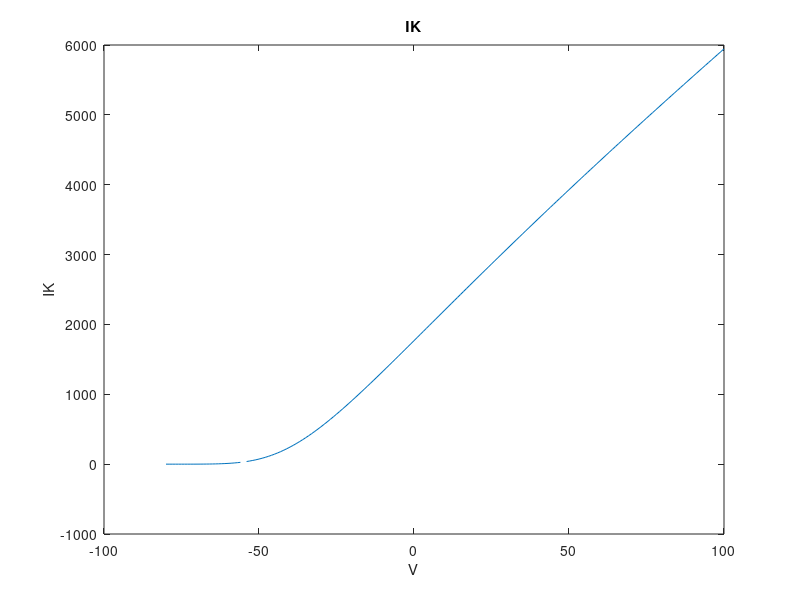
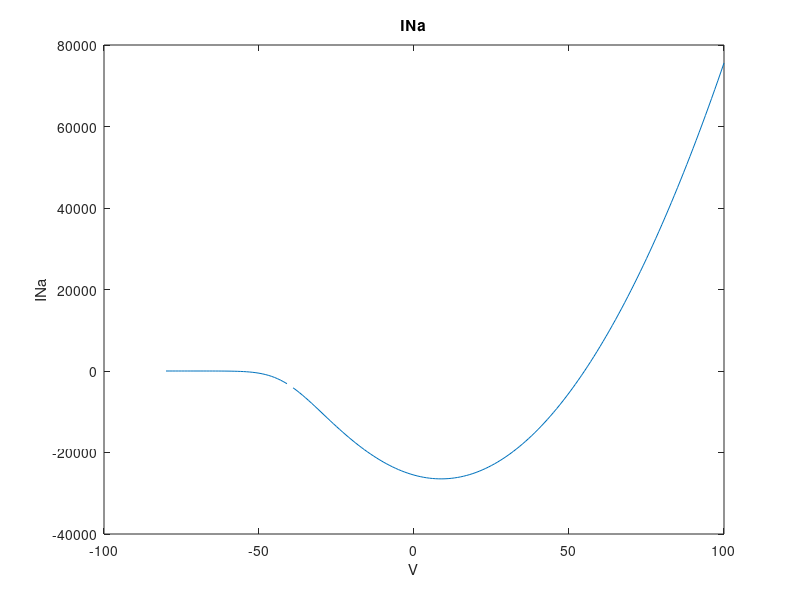
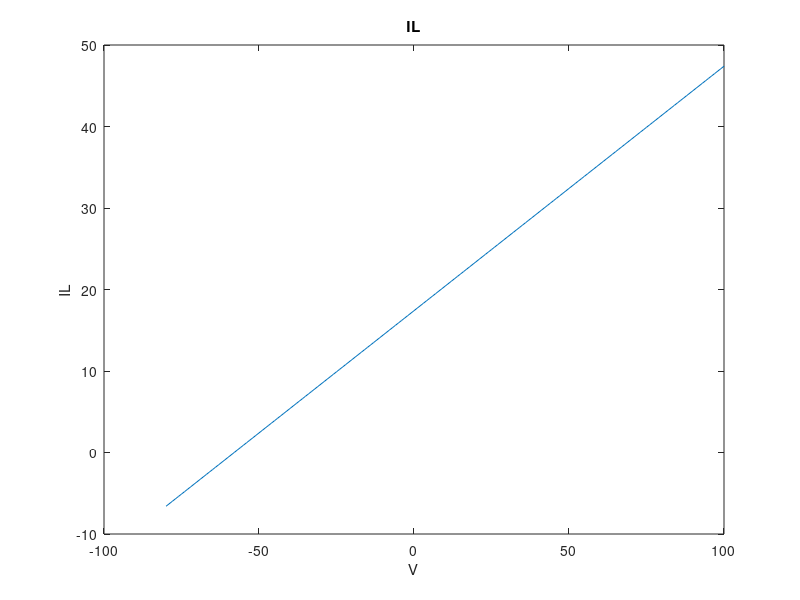
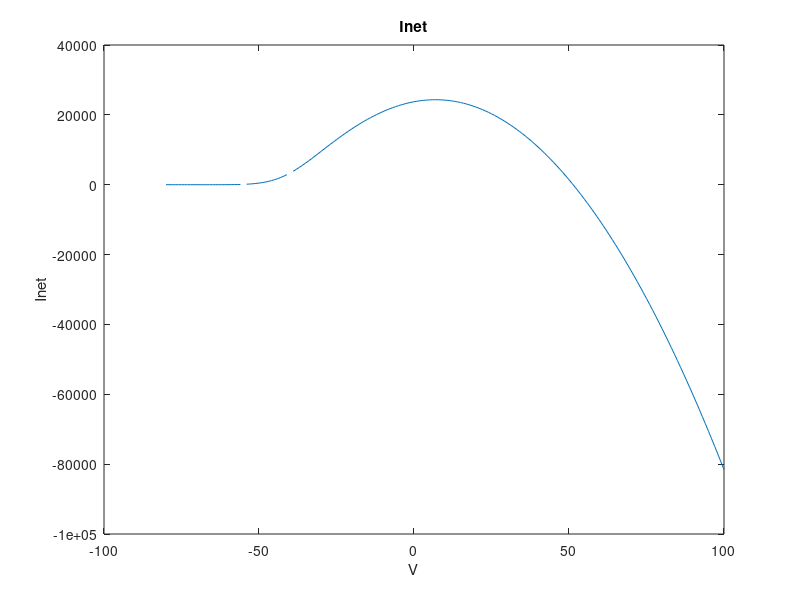

MATLAB code for these plots, in order:
global EK ENa EL gbarK gbarNa gbarL C;
C = 1;    %Capacitance of membrane % MuF/cm^2
gbarNa = 120; gbarK = 36; gbarL = 0.3; %mS/cm2 %values of maximum conductances of various ions 
ENa = 55; EK = -72; EL = -58;%Equilibrium Potential%mV
%here alpha and beta are rate constants of opening and closing of gates
alphan = @(V) 0.01 * (-(55+V)) ./ (exp(-0.1*(55+V)) - 1);
betan = @(V) 0.125 * exp(-(65+V)/80);
alpham = @(V) -0.1 * (40+V) ./ (exp(-0.1*(40+V)) - 1);
betam = @(V) 4 * exp(-(65+V)/18);
alphah = @(V) 0.07 * exp(-(65+V)/20);
betah = @(V) 1 ./ (exp(-(35+V)/10) + 1);

minf= @(V) alpham(V)./(alpham(V)+betam(V));
ninf= @(V) alphan(V)./(alphan(V)+betan(V));
hinf= @(V) alpham(V)./(alphah(V)+betah(V));

INa = @(V) gbarNa .* minf(V).^3 .* hinf(V) .* (V-ENa);
IK = @(V) gbarK .* ninf(V).^4  .* (V-EK);
IL= @(V) gbarL .* (V-EL);
v=[-80:1:100];
Y= IK(v);

figure
plot(v,Y);
xlabel('V'); ylabel('IK');
title(['IK']);


Y= INa(v);

figure
plot(v,Y);
xlabel('V'); ylabel('INa');
title(['INa']);

Y= IL(v);

figure
plot(v,Y);
xlabel('V'); ylabel('IL');
title(['IL']);

Y= -IK(v)-INa(v)-IL(v);
figure
plot(v,Y);
xlabel('V'); ylabel('Inet');
title(['Inet']);